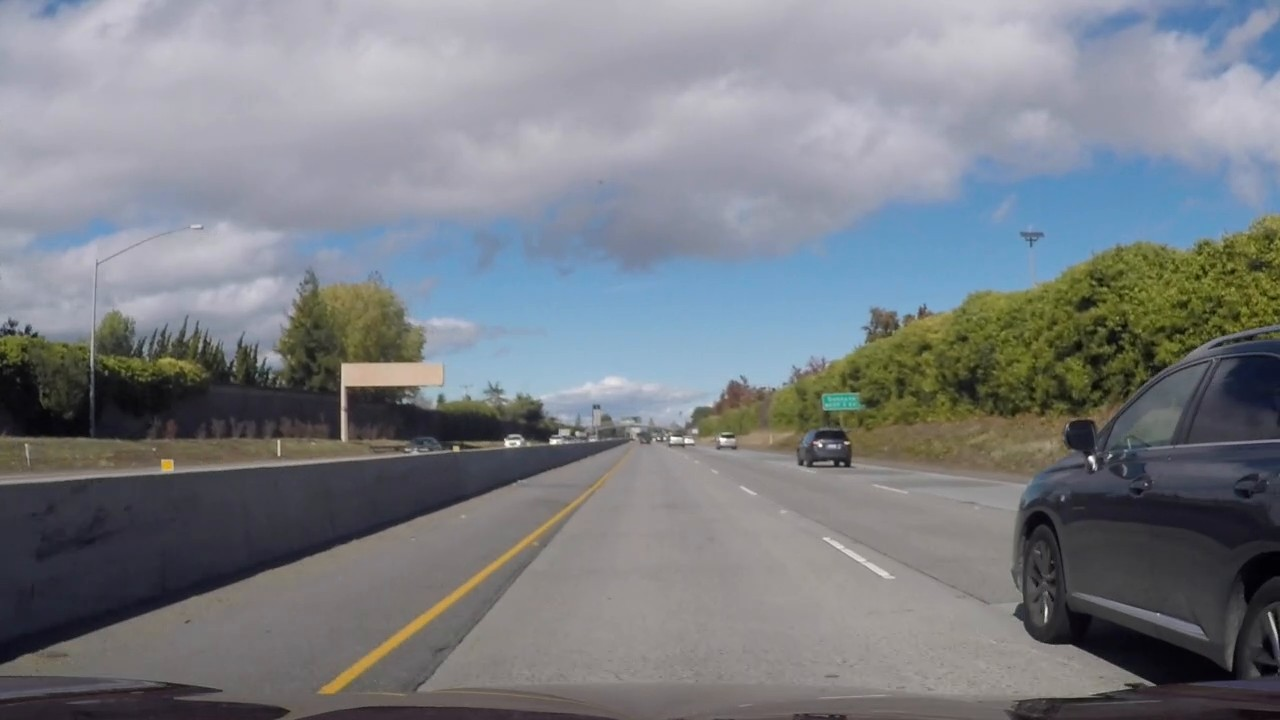
#> input picture test_images/For_Challenge/challenge_video04.jpg, 1280 x 720 px
$ python combined_thresh.py   (older library calls are emulated)
#> lines starting #> are read from the running program, lines starting #| are printed output that depends on the picture; after the words box and inside, x2 and y2 are one past the last pixel; in counts of white or black regions, pixels touching at a corner belong together
import numpy as np
import cv2
import matplotlib.pyplot as plt
import matplotlib.image as mpimg
import pickle
import glob


def abs_sobel_thresh(img, orient='x', thresh_min=20, thresh_max=100):
	"""
	Takes an image, gradient orientation, and threshold min/max values
	"""
	# Apply the following steps to img
	# 1) Convert to grayscale
	gray = cv2.cvtColor(img, cv2.COLOR_RGB2GRAY)
	# 2) Apply x or y gradient with the OpenCV Sobel() function and take the absolute value
	if   orient == 'x':
		abs_sobel = np.absolute(cv2.Sobel(gray, cv2.CV_64F, 1, 0))
	elif orient == 'y':
		abs_sobel = np.absolute(cv2.Sobel(gray, cv2.CV_64F, 0, 1))

	# 3) Scale to 8-bit (0 - 255) then convert to type = np.uint8
	scaled_sobel = np.uint8(255*abs_sobel/np.max(abs_sobel))

	# 4) Create a mask of 1's where the scaled gradient magnitude is >= thresh_min and <= thresh_max
	binary_output = np.zeros_like(scaled_sobel)
	binary_output[(scaled_sobel >= thresh_min) & (scaled_sobel <= thresh_max)] = 1

	# 5) Return this mask as the result
	return binary_output

def mag_thresh(img, sobel_kernel=3, mag_thresh=(30, 100)):
	"""
	Return the magnitude of the gradient
	for a given sobel kernel size and threshold values
	"""
	# Apply the following steps to img

	# 1) Convert to grayscale
	gray = cv2.cvtColor(img, cv2.COLOR_RGB2GRAY)

	# 2) Take the gradient in x and y separately
	sobelx = cv2.Sobel(gray, cv2.CV_64F, 1, 0, ksize=sobel_kernel)
	sobely = cv2.Sobel(gray, cv2.CV_64F, 0, 1, ksize=sobel_kernel)

	# 3) Calculate the gradient magnitude
	mag_sobel = np.sqrt(sobelx**2 + sobely**2)

	# 4) Scale to 8-bit (0 - 255) and convert to type = np.uint8
	scaled_sobel = np.uint8(255*mag_sobel/np.max(mag_sobel))

	# 5) Create a binary mask where mag thresholds are met, zeros otherwise
	binary_output = np.zeros_like(scaled_sobel)
	binary_output[(scaled_sobel >= mag_thresh[0] ) & (scaled_sobel <= mag_thresh[1])] = 1

	# 6) Return this mask as your binary_output image
	return binary_output


def dir_threshold(img, sobel_kernel=3, thresh=(0, np.pi/2)):
	"""
	Return the direction of the gradient
	for a given sobel kernel size and threshold values
	"""
	# Apply the following steps to img
	# 1) Convert to grayscale
	gray = cv2.cvtColor(img, cv2.COLOR_RGB2GRAY)

	# 2) Take the gradient in x and y separately
	sobelx = cv2.Sobel(gray, cv2.CV_64F, 1, 0, ksize=sobel_kernel)
	sobely = cv2.Sobel(gray, cv2.CV_64F, 0, 1, ksize=sobel_kernel)

	# 3) Take the absolute value of the x and y gradients
	#    and use np.arctan2(abs_sobely, abs_sobelx) to calculate the direction of the gradient
	dir_sobel = np.arctan2(np.absolute(sobely), np.absolute(sobelx))

	# 4) Create a binary mask where direction thresholds are met
	binary_output = np.zeros_like(gray)
	binary_output[(dir_sobel >= thresh[0] ) & (dir_sobel <= thresh[1])] = 1

	# 5) Return this mask as your binary_output image
	return binary_output


def hls_thresh(img, thresh=(100, 255)):
	"""
	Convert RGB to HLS and threshold to binary image using S channel
	"""
	hls = cv2.cvtColor(img, cv2.COLOR_RGB2HLS)
	s_channel = hls[:,:,2]
	binary_output = np.zeros_like(s_channel)
	binary_output[(s_channel > thresh[0]) & (s_channel <= thresh[1])] = 1
	return binary_output


def hsv_thresh(img, hsv_rangeLower = np.array([10, 100, 100]), hsv_rangeUpper = np.array([22, 230, 255])):
	"""
	Convert RGB to HSV and threshold to binary image
	I used this for detecting the YELLOW lines on the road
	"""
	hsv = cv2.cvtColor(img, cv2.COLOR_BGR2HSV)
	hsv_temp = cv2.inRange(hsv, hsv_rangeLower, hsv_rangeUpper)
	binary_output = np.zeros_like(hsv_temp)
	binary_output[(hsv_temp != 0)] = 1
	return binary_output

def gray_thresh(img, thresh = [202]):
	"""
	Convert RGB to GRAY and threshold to binary image
	I used it for detecting the WHITE lines on the road
	"""
	gray = cv2.cvtColor(img, cv2.COLOR_RGB2GRAY)
	binary_output = np.zeros_like(gray)
	binary_output[(gray > thresh)] = 1
	return binary_output


def combined_thresh(img):
	#abs_bin = abs_sobel_thresh(img, orient='x', thresh_min=50, thresh_max=255)
	abs_bin  = abs_sobel_thresh(img, orient='x', thresh_min=5, thresh_max=100)
	#mag_bin = mag_thresh(img, sobel_kernel=3, mag_thresh=(50, 255))
	mag_bin  = mag_thresh(img, sobel_kernel=5, mag_thresh=(5, 100))
	dir_bin  = dir_threshold(img, sobel_kernel=7, thresh=(0.84, 1.117))
	hls_bin  = hls_thresh(img, thresh=(170, 255))
	hsv_bin  = hsv_thresh(img, np.array([10, 50, 100]), np.array([22, 230, 255]))
	gray_bin = gray_thresh(img, thresh = [150])

	shape_bin = np.zeros_like(dir_bin)
	color_bin = np.zeros_like(dir_bin)
	combined = np.zeros_like(dir_bin)

	### combination method 1
	#mag_dir_bin = cv2.bitwise_or(mag_bin, dir_bin)
	#mag_dir_gray_bin = cv2.bitwise_or(mag_dir_bin, gray_bin)
	#combined[(((abs_bin == 1 | ( mag_dir_gray_bin == 1)) | hls_bin == 1) | hsv_bin != 0) ] = 1

	### combination method 2
	#combined[(((abs_bin == 1 | ((mag_bin == 1) & (dir_bin == 1))) | hls_bin == 1) | hsv_bin != 0) | gray_bin == 1 ] = 1

	### combination method 3
	#First, detect the lane line shape areas
	#shape_bin[(abs_bin == 1 | ((mag_bin == 1) | (dir_bin == 1)))] = 1
	#shape_bin = dir_bin
	#Second, detect the lane line color areas
	#color_bin[(hsv_bin != 0 | ((hls_bin == 1) | (gray_bin == 1)))] = 1
	#Third, combine first and second
	#combined[(shape_bin == 1) & (color_bin == 1)] = 1

	### combination method 4
	#First, detect the lane line shape areas
	shape_bin[( (dir_bin == 1) & ((abs_bin == 1) | (mag_bin == 1)) )] = 1
	#Second, detect the lane line color areas
	color_bin[( (hsv_bin == 1) | ((hls_bin == 1) | (gray_bin == 1)) )] = 1
	#Third, combine first and second
	combined[((shape_bin == 1) & (color_bin == 1))] = 1
	#combined = cv2.bitwise_and(shape_bin, color_bin)
	return combined, abs_bin, mag_bin, dir_bin, hls_bin, hsv_bin, gray_bin  # DEBUG


if __name__ == '__main__':

	with open('calibrate_camera.p', 'rb') as f:
#> (reads calibrate_camera.p from the repository)
		save_dict = pickle.load(f)
	mtx = save_dict['mtx']
	dist = save_dict['dist']
	"""
	# For Group photos, use this part!
	# Make a list of target images
	images = glob.glob('test_images/*.jpg')

	# Step through the list of images and undistort them and then save them
	for idx, fname in enumerate(images):
		# Undistort example calibration image
		img = mpimg.imread(fname)
		dst = cv2.undistort(img, mtx, dist, None, mtx)
		combined, abs_bin, mag_bin, dir_bin, hls_bin, hsv_bin, gray_bin = combined_thresh(dst)
		# Visualize undistortion
		f, (ax1, ax2) = plt.subplots(1, 2, figsize=(20,10))
		ax1.imshow(img, cmap='gray', vmin=0, vmax=1)
		ax1.set_title('Original Image', fontsize=20)
		ax2.imshow(combined, cmap='gray', vmin=0, vmax=1)
		ax2.set_title('Filtered Image', fontsize=20)
		plt.savefig('output_images/03_CombinedThresh_'+fname[12:-4]+'.png')
		cv2.waitKey(500)

	cv2.destroyAllWindows()

	"""
	# For Single photo, use this part!
	img_file = 'test_images/For_Challenge/challenge_video04.jpg'
	img = mpimg.imread(img_file)
#> img is the input picture: shape (720, 1280, 3); mean R, G, B 122.5, 126.3, 131.9
	img = cv2.undistort(img, mtx, dist, None, mtx)

	combined, abs_bin, mag_bin, dir_bin, hls_bin, hsv_bin, gray_bin = combined_thresh(img)
#> in combined_thresh, `abs_bin  = abs_sobel_thresh(img, orient='x', thresh_min=5, thresh_max=..`:
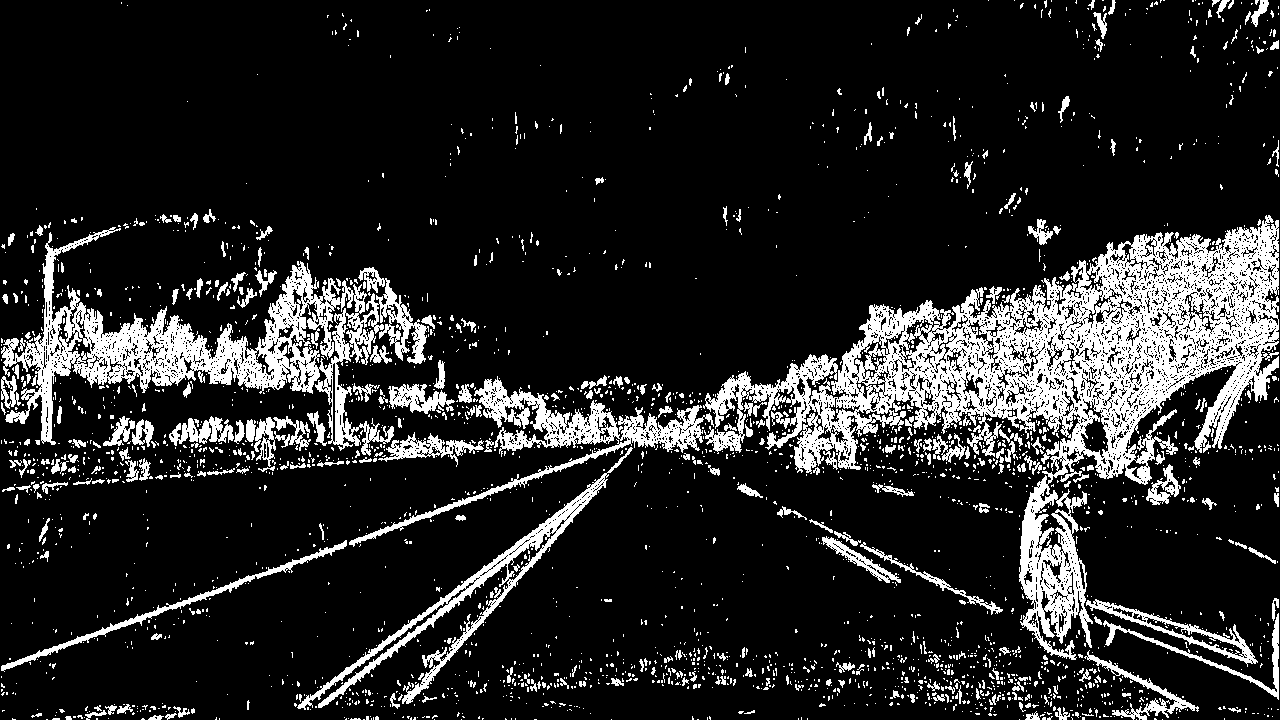
#> abs_bin: shape (720, 1280); values 0 (black) and 1 (white), 15.2% white; 2785 white regions (2476 under 20 px), largest, box (x1, y1, x2, y2) and area: (703, 215, 1279, 660) 63418, (1, 227, 429, 456) 23012, (349, 376, 714, 547) 7684
#> in combined_thresh, `mag_bin  = mag_thresh(img, sobel_kernel=5, mag_thresh=(5, 100))`: mag_bin: shape (720, 1280); values 0 (black) and 1 (white), 29.4% white; 1597 white regions (1307 under 20 px), largest, box (x1, y1, x2, y2) and area: (0, 202, 1280, 720) 233109, (0, 701, 199, 720) 2398, (1186, 0, 1280, 30) 1390
#> in combined_thresh, `dir_bin  = dir_threshold(img, sobel_kernel=7, thresh=(0.84, 1.117))`:
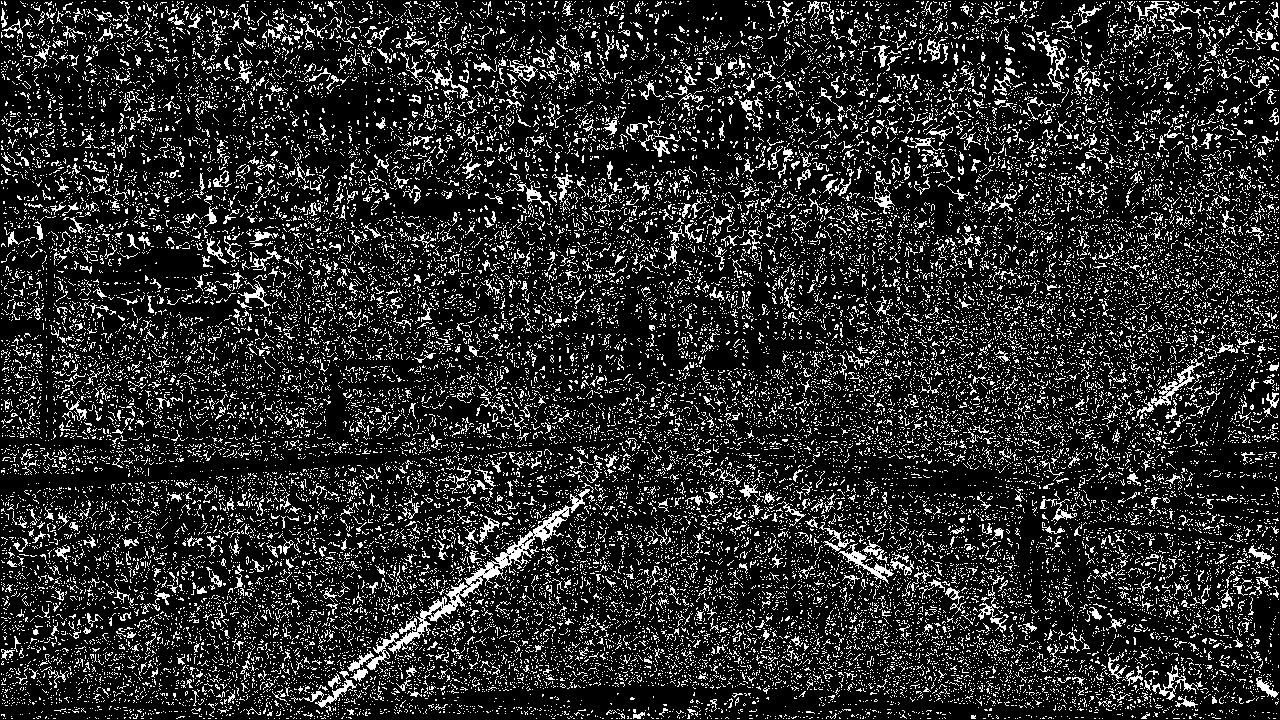
#> dir_bin: shape (720, 1280); values 0 (black) and 1 (white), 16.6% white in thin lines or dots
#> in hls_thresh, `hls = cv2.cvtColor(img, cv2.COLOR_RGB2HLS)`: hls: shape (720, 1280, 3); mean of channels 0, 1, 2 83.9, 128.7, 35.7
#> in hls_thresh, `s_channel = hls[:,:,2]`:
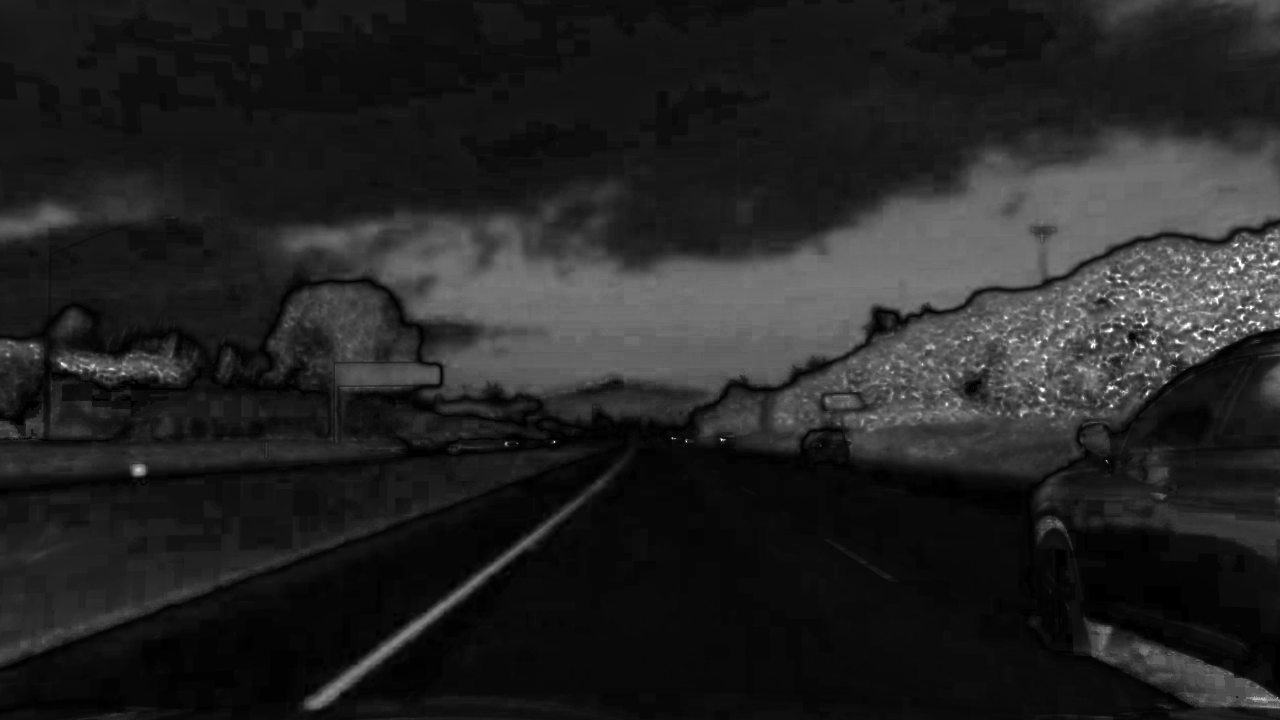
#> s_channel: shape (720, 1280); min 0, max 255, mean 35.7
#> in combined_thresh, `hls_bin  = hls_thresh(img, thresh=(170, 255))`: hls_bin: shape (720, 1280); values 0 (black) and 1 (white), 0.16% white in thin lines or dots, all inside (x1, y1, x2, y2) = (31, 235, 1280, 700)
#> in hsv_thresh, `hsv = cv2.cvtColor(img, cv2.COLOR_BGR2HSV)`: hsv: shape (720, 1280, 3); mean H, S, V 90.9, 44.3, 140.1
#> in hsv_thresh, `hsv_temp = cv2.inRange(hsv, hsv_rangeLower, hsv_rangeUpper)`: hsv_temp: shape (720, 1280); 13.8% white; 70 white regions (57 under 20 px), largest, box (x1, y1, x2, y2) and area: (275, 125, 1280, 396) 120734, (0, 201, 85, 239) 1936, (1193, 0, 1280, 49) 1189
#> in combined_thresh, `gray_bin = gray_thresh(img, thresh = [150])`: gray_bin: shape (720, 1280); values 0 (black) and 1 (white), 38.7% white; 291 white regions (233 under 20 px), largest, box (x1, y1, x2, y2) and area: (0, 0, 1280, 362) 263844, (334, 246, 1073, 443) 61820, (653, 438, 1009, 677) 22672
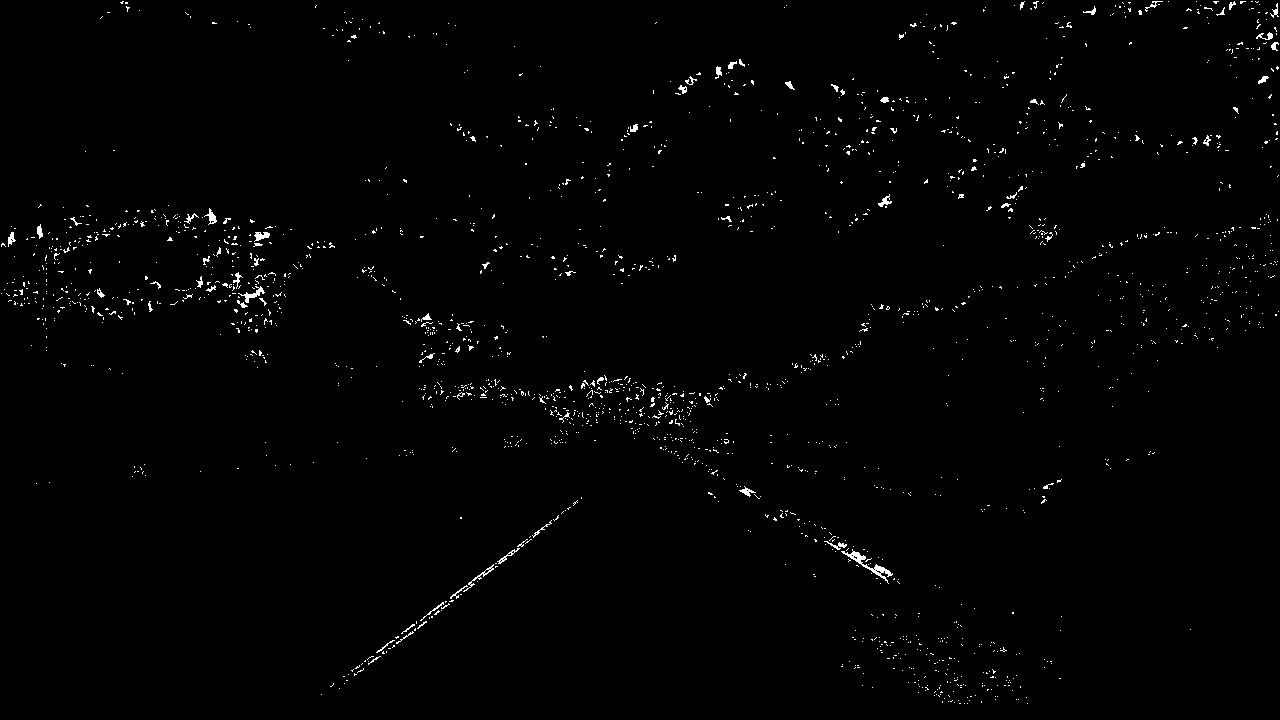
#> combined: shape (720, 1280); values 0 (black) and 1 (white), 0.99% white in thin lines or dots
	plt.subplot(3, 3, 1)
	plt.imshow(abs_bin, cmap='gray', vmin=0, vmax=1)
	plt.subplot(3, 3, 2)
	plt.imshow(mag_bin, cmap='gray', vmin=0, vmax=1)
	plt.subplot(3, 3, 3)
	plt.imshow(dir_bin, cmap='gray', vmin=0, vmax=1)
	plt.subplot(3, 3, 4)
	plt.imshow(hls_bin, cmap='gray', vmin=0, vmax=1)
	plt.subplot(3, 3, 5)
	plt.imshow(img)
	plt.subplot(3, 3, 6)
	plt.imshow(combined, cmap='gray', vmin=0, vmax=1)
	plt.subplot(3, 3, 7)
	plt.imshow(hsv_bin, cmap='gray', vmin=0, vmax=1)
	plt.subplot(3, 3, 9)
	plt.imshow(gray_bin, cmap='gray', vmin=0, vmax=1)
	plt.tight_layout()
	plt.show()
